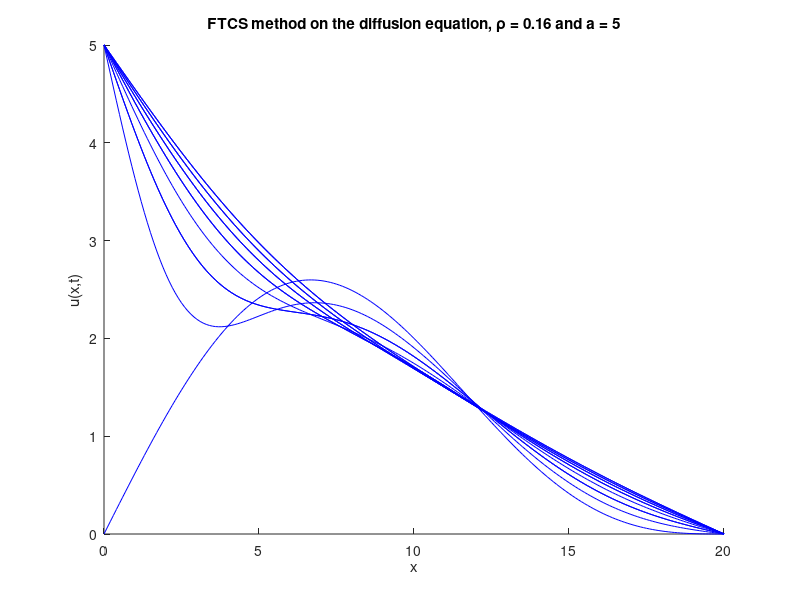

This figure's MATLAB source:
% FTCS on the heat equation with Robin Boundary Conditions
% Kevin Roberts
% 10-13-2024
clear all
close all
clc

% Set the parameters for the solution
L = 20; % length of solution domain (from zero)
J = 200; % number of grid points (not counting zero)
x = linspace(0, L, J+1); % set up a vector of x locations
dx = L/J; % size of a grid cell, delta x
D = 1; % diffusion coefficient
dt = 0.0016; % size of time step, delta t
p = D*dt/(dx^2) % defining the dimensionless combination to be p (rho)
T = 15; % duraction of simulation
N = round(T/dt); % number of times to iterate simuation to get to time T
a = 5; 

% defining the initial condition
i_c_1 = 2*sin(x.*(pi/L)) + sin(x.*(2*pi/L));

% modifying the boundary conditions
bL = 0; % left boundary condition

FTCS0 = i_c_1;
FTCS = FTCS0;

%%%%%%%%%%%%%%%%%%%%%%%%%%%%%%%%%%%%%%%%%
% FTCS Method on the Diffusion Equation %
%%%%%%%%%%%%%%%%%%%%%%%%%%%%%%%%%%%%%%%%%
hold on, plot(x, FTCS0, 'b'), hold off % plot the IC

% add labels to the plot
xlabel('x'), ylabel('u(x,t)')
title(['FTCS method on the diffusion equation, \rho = ' num2str(D*dt/(dx^2)) ' and a = ' num2str(a)])

for n = 2:N % beginning the for time loop
    
    FTCSn(1) = (1 - 2*p*(1 + a*dx))*FTCS(1) + 2*a*p*T*dx;
    
    for j = 2:J % begin spatial loop; note that j = 1 is x = 0    
        
        FTCSn(j) = FTCS(j) + p*(FTCS(j-1) - 2*FTCS(j) + FTCS(j+1));
        
    end % ending the spatial loop
    
    FTCSn(J+1) = bL;
    
    % to see results as an animation uncomment the line below and comment
    % the if - end statement
    % plot(x,u0,'r',x,crankn,'b'), pause(.1) % plots the next calculated time slice and the IC for reference. Makes this an animation
    if mod(n*dt,2) < dt % check if current time is close to a multiple of 2
        hold on, plot(x,FTCSn,'b'), hold off % if so, add a plot of current solution to existing plot
    end
    
    FTCS = FTCSn; % reset present solution for next time step
end % end time loop
